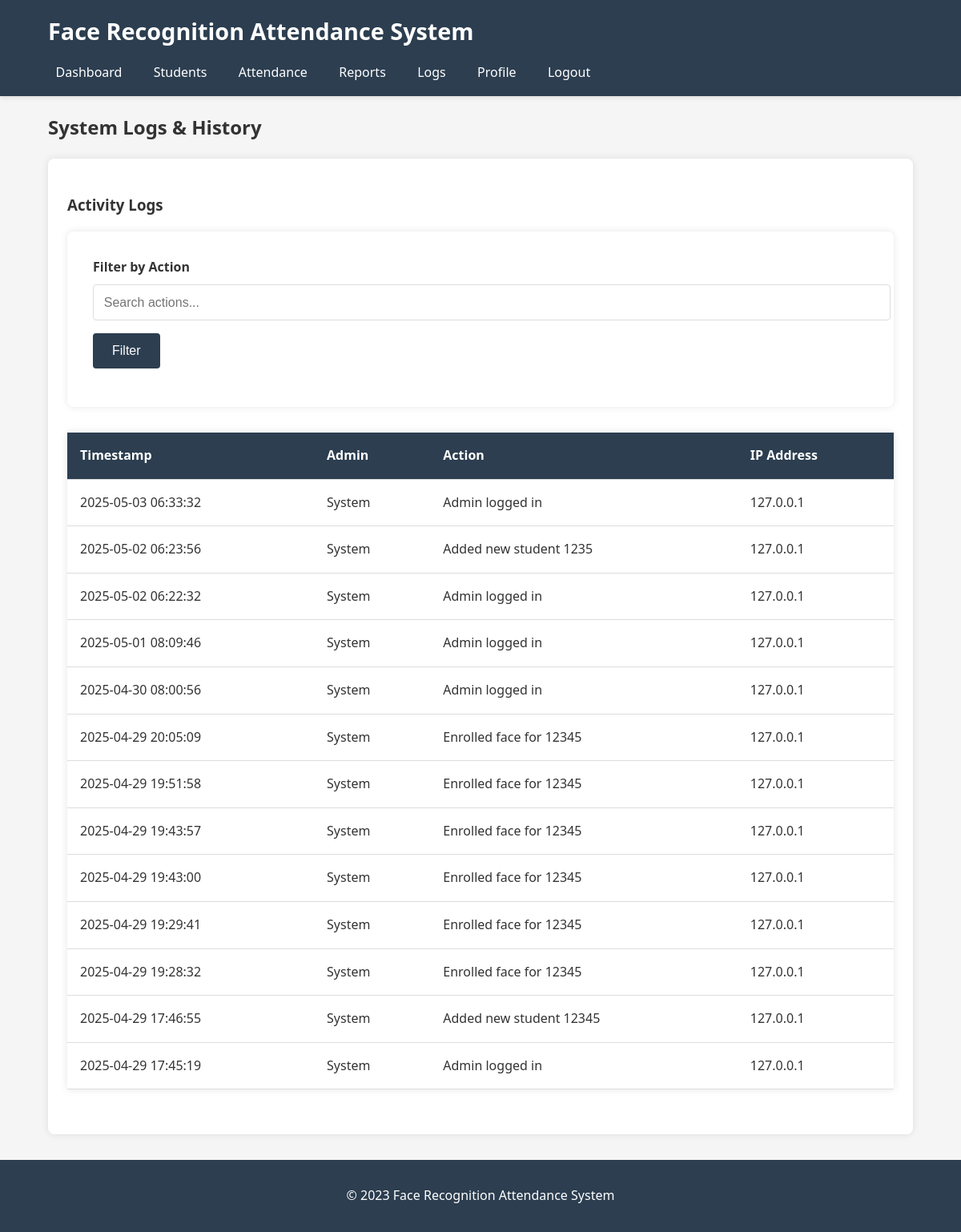
/logs (signed in), run on the app's committed database.
### models/database.py (models this page shows)
class SystemLog(db.Model):
    id = db.Column(db.Integer, primary_key=True)
    admin_id = db.Column(db.Integer, db.ForeignKey('admin.id'), nullable=True)
    action = db.Column(db.String(200), nullable=False)
    timestamp = db.Column(db.DateTime, default=datetime.utcnow)
    ip_address = db.Column(db.String(50))

### app.py (the view)
@app.route('/logs')
def logs():
    if 'admin_id' not in session:
        return redirect(url_for('login'))
    return render_template('logs.html', logs=SystemLog.query.order_by(SystemLog.timestamp.desc()).all())

### templates/logs.html (shortened to what this page needs)
{% extends "layout.html" %}
{% block content %}
    <h2>System Logs & History</h2>
    <div class="card">
        <h3>Activity Logs</h3>
        <div class="filter-options">
            <form method="GET" action="{{ url_for('logs') }}">
                <div class="form-group">
                    <label for="action">Filter by Action</label>
                    <input type="text" id="action" name="action" placeholder="Search actions..." value="{{ request.args.get('action', '') }}">
                </div>
                <div class="form-group">
                    <input type="submit" value="Filter" class="btn">
                </div>
            </form>
        </div>
        <table>
            <thead>
                <tr>
                    <th>Timestamp</th>
                    <th>Admin</th>
                    <th>Action</th>
                    <th>IP Address</th>
                </tr>
            </thead>
            <tbody>
                {% for log in logs %}
                    <tr>
                        <td>{{ log.timestamp.strftime('%Y-%m-%d %H:%M:%S') }}</td>
                        <td>{{ log.admin.username if log.admin else 'System' }}</td>
                        <td>{{ log.action }}</td>
                        <td>{{ log.ip_address }}</td>
                    </tr>
                {% else %}
                    <tr>
                        <td colspan="4">No logs found</td>
                    </tr>
                {% endfor %}
            </tbody>
        </table>
    </div>
{% endblock %}

### templates/layout.html (shortened to what this page needs)
<!DOCTYPE html>
<html lang="en">
<head>
    <link rel="stylesheet" href="{{ url_for('static', filename='css/styles.css') }}">
</head>
<body>
    <header>
        <div class="container">
            <h1>Face Recognition Attendance System</h1>
            <nav>
                {% if 'admin_id' in session %}
                    <a href="{{ url_for('dashboard') }}">Dashboard</a>
                    <a href="{{ url_for('student_management') }}">Students</a>
                    <a href="{{ url_for('attendance_capture') }}">Attendance</a>
                    <a href="{{ url_for('attendance_report') }}">Reports</a>
                    <a href="{{ url_for('logs') }}">Logs</a>
                    <a href="{{ url_for('profile') }}">Profile</a>
                    <a href="{{ url_for('logout') }}">Logout</a>
                {% else %}
                    <a href="{{ url_for('login') }}">Login</a>
                {% endif %}
            </nav>
        </div>
    </header>
    <main class="container">
        {% block content %}{% endblock %}
    </main>
    <footer>
        <div class="container">
            <p>&copy; 2023 Face Recognition Attendance System</p>
        </div>
    </footer>
</body>
</html>

### static/css/styles.css (style rules this page uses)
body { font-family: 'Segoe UI', Tahoma, Geneva, Verdana, sans-serif; line-height: 1.6; margin: 0; padding: 0; color: #333; background-color: #f5f5f5; }
.container { width: 90%; max-width: 1200px; margin: 0 auto; padding: 0 15px; }
header { background-color: #2c3e50; color: white; padding: 1rem 0; box-shadow: 0 2px 5px rgba(0, 0, 0, 0.1); }
header h1 { margin: 0; font-size: 1.8rem; }
nav { margin-top: 1rem; }
nav a { color: white; text-decoration: none; margin-right: 1rem; padding: 0.3rem 0.6rem; border-radius: 4px; transition: background-color 0.3s; }
main { padding: 2rem 0; min-height: 70vh; }
form { background: white; padding: 2rem; border-radius: 8px; box-shadow: 0 0 10px rgba(0, 0, 0, 0.1); margin-bottom: 2rem; }
.form-group { margin-bottom: 1rem; }
label { display: block; margin-bottom: 0.5rem; font-weight: bold; }
input[type="text"], input[type="password"], input[type="email"], input[type="number"], input[type="date"], select, textarea { width: 100%; padding: 0.8rem; border: 1px solid #ddd; border-radius: 4px; font-size: 1rem; }
button, input[type="submit"], .btn { background-color: #2c3e50; color: white; border: none; padding: 0.8rem 1.5rem; border-radius: 4px; cursor: pointer; font-size: 1rem; transition: background-color 0.3s; }
table { width: 100%; border-collapse: collapse; margin-bottom: 2rem; background: white; box-shadow: 0 0 10px rgba(0, 0, 0, 0.1); }
th, td { padding: 1rem; text-align: left; border-bottom: 1px solid #ddd; }
th { background-color: #2c3e50; color: white; }
.card { background: white; border-radius: 8px; box-shadow: 0 0 10px rgba(0, 0, 0, 0.1); padding: 1.5rem; margin-bottom: 2rem; }
footer { background-color: #2c3e50; color: white; text-align: center; padding: 1rem 0; margin-top: 2rem; }

### data on the page
SystemLog: timestamp "2025-05-03 06:33:32", admin "System", action "Admin logged in", ip_address "127.0.0.1"
SystemLog: timestamp "2025-05-02 06:23:56", admin "System", action "Added new student 1235", ip_address "127.0.0.1"
SystemLog: timestamp "2025-05-02 06:22:32", admin "System", action "Admin logged in", ip_address "127.0.0.1"
SystemLog: timestamp "2025-05-01 08:09:46", admin "System", action "Admin logged in", ip_address "127.0.0.1"
SystemLog: timestamp "2025-04-30 08:00:56", admin "System", action "Admin logged in", ip_address "127.0.0.1"
SystemLog: timestamp "2025-04-29 20:05:09", admin "System", action "Enrolled face for 12345", ip_address "127.0.0.1"
SystemLog: timestamp "2025-04-29 19:51:58", admin "System", action "Enrolled face for 12345", ip_address "127.0.0.1"
SystemLog: timestamp "2025-04-29 19:43:57", admin "System", action "Enrolled face for 12345", ip_address "127.0.0.1"
SystemLog: timestamp "2025-04-29 19:43:00", admin "System", action "Enrolled face for 12345", ip_address "127.0.0.1"
SystemLog: timestamp "2025-04-29 19:29:41", admin "System", action "Enrolled face for 12345", ip_address "127.0.0.1"
SystemLog: timestamp "2025-04-29 19:28:32", admin "System", action "Enrolled face for 12345", ip_address "127.0.0.1"
SystemLog: timestamp "2025-04-29 17:46:55", admin "System", action "Added new student 12345", ip_address "127.0.0.1"
SystemLog: timestamp "2025-04-29 17:45:19", admin "System", action "Admin logged in", ip_address "127.0.0.1"
